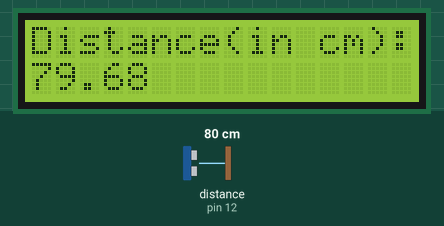
This sketch was run on a simulated Arduino Uno, built with avr-gcc and run on an emulated ATmega328P. On the bench: 16×2 character LCD. Wiring (inferred from the names in the program): ultrasonic range finder: trigger pin 11; echo pin 12. The test bench sets the inputs (shaded band); at power-on: distance to the obstacle (sensor on pin 12) 80 cm. The echo pulse lasts 58.3 µs per cm; what the sketch prints to the serial monitor is not drawn.

Above: at 1.2 s.
1.3 s: distance to the obstacle (sensor on pin 12) set to 2 cm
At 2.9 s:
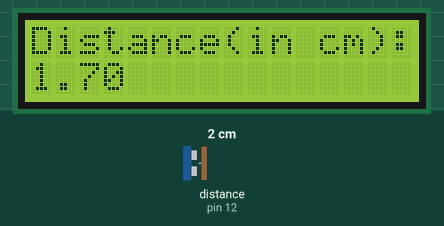
5.4 s: distance to the obstacle (sensor on pin 12) set to 4 cm
At 6.7 s:
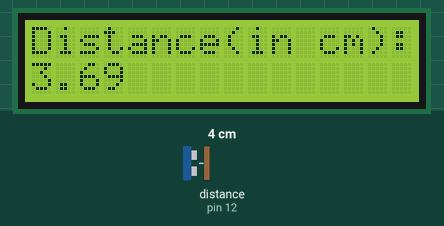
8.7 s: distance to the obstacle (sensor on pin 12) set to 9 cm
At 10.1 s:
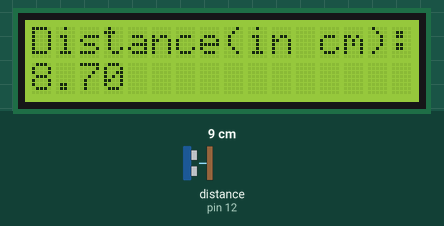
Timing chart, 0 to 11.7 s (numbered marks = the images above; inputs shaded):
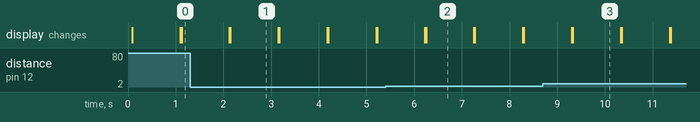

The sketch:

SONAR.ino
```cpp
#include <Wire.h>
#include <LiquidCrystal_I2C.h>

// Set the LCD address to 0x27 for a 16 chars and 2 line display
LiquidCrystal_I2C lcd(0x27, 16, 2);

const int trig = 11;
const int echo = 12;

void setup() {
  // put your setup code here, to run once:
  pinMode(trig, OUTPUT);
  pinMode(echo, INPUT);
  Serial.begin(9600);
  lcd.begin();

  // Turn on the blacklight and print a message.
  lcd.backlight();
}
float time,distance;

void loop() {
  // put your main code here, to run repeatedly:
  digitalWrite(trig,LOW);
  delayMicroseconds(3);
  digitalWrite(trig,HIGH);
  delayMicroseconds(10);
  digitalWrite(trig,LOW);

  time = pulseIn(echo, HIGH);
  distance = (time*0.0343)/2;
  Serial.print("Distance: Cm");
  Serial.println(distance);
  lcd.setCursor(0,0);
  lcd.print("Distance(in cm): ");
  lcd.setCursor(0,1);
  lcd.print(distance);
  delay(1000);
  lcd.clear();
}
```

Measured:
- after the input at 1.3 s, the display: first differs from a run without the input after 0.85 s (image 1)
- after the input at 5.4 s, the display: first differs from a run without the input after 0.85 s (image 2)
- after the input at 8.7 s, the display: first differs from a run without the input after 0.63 s (image 3)
- what the display in image 1 shows lasts 1.1 s, from 2.1 s to 3.2 s
